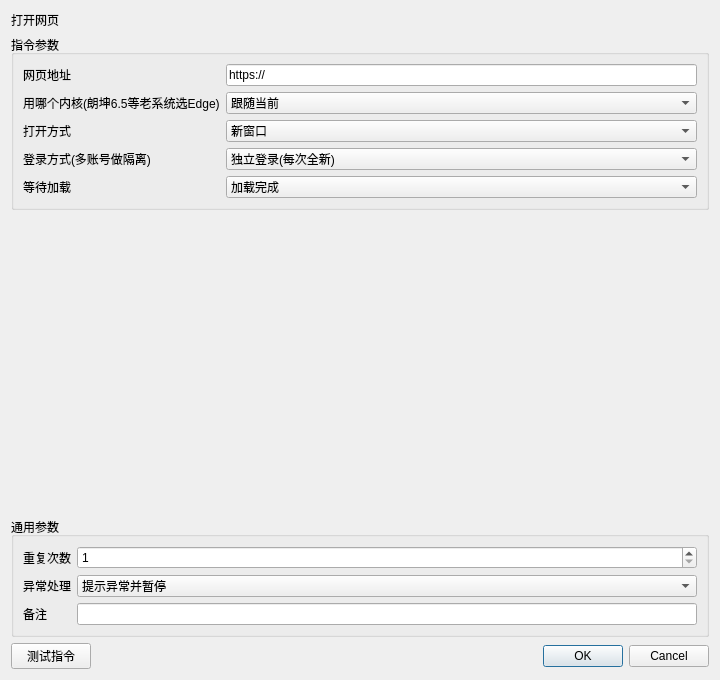
<?xml version="1.0" encoding="UTF-8"?><ui version="4.0"><class>InstructionEditor</class><widget class="QDialog" name="InstructionEditor"><property name="geometry"><rect><x>0</x><y>0</y><width>720</width><height>680</height></rect></property><layout class="QVBoxLayout" name="rootLayout"><item><widget class="QLabel" name="titleLabel"><property name="text"><string>打开网页</string></property></widget></item><item><widget class="QGroupBox" name="parameterGroupBox"><property name="title"><string>指令参数</string></property><layout class="QFormLayout" name="parameterFormLayout"><item row="0" column="0"><widget class="QLabel" name="label_0"><property name="text"><string>网页地址</string></property></widget></item><item row="0" column="1"><widget class="QLineEdit" name="parameter_0"><property name="text"><string>https://</string></property></widget></item><item row="1" column="0"><widget class="QLabel" name="label_1"><property name="text"><string>用哪个内核(朗坤6.5等老系统选Edge)</string></property></widget></item><item row="1" column="1"><widget class="QComboBox" name="parameter_1"><item><property name="text"><string>跟随当前</string></property></item><item><property name="text"><string>Chrome</string></property></item><item><property name="text"><string>Edge</string></property></item><property name="currentIndex"><number>0</number></property></widget></item><item row="2" column="0"><widget class="QLabel" name="label_2"><property name="text"><string>打开方式</string></property></widget></item><item row="2" column="1"><widget class="QComboBox" name="parameter_2"><item><property name="text"><string>新窗口</string></property></item><item><property name="text"><string>当前标签页</string></property></item><item><property name="text"><string>新标签页</string></property></item><property name="currentIndex"><number>0</number></property></widget></item><item row="3" column="0"><widget class="QLabel" name="label_3"><property name="text"><string>登录方式(多账号做隔离)</string></property></widget></item><item row="3" column="1"><widget class="QComboBox" name="parameter_3"><item><property name="text"><string>独立登录(每次全新)</string></property></item><item><property name="text"><string>独立登录(按账号位保存)</string></property></item><item><property name="text"><string>共用登录(沿用已有登录)</string></property></item><property name="currentIndex"><number>0</number></property></widget></item><item row="4" column="0"><widget class="QLabel" name="label_4"><property name="text"><string>等待加载</string></property></widget></item><item row="4" column="1"><widget class="QComboBox" name="parameter_4"><item><property name="text"><string>加载完成</string></property></item><item><property name="text"><string>立即返回</string></property></item><property name="currentIndex"><number>0</number></property></widget></item></layout></widget></item><item><spacer name="verticalSpacer"><property name="orientation"><enum>Qt::Vertical</enum></property><property name="sizeHint" stdset="0"><size><width>20</width><height>20</height></size></property></spacer></item>
<item><widget class="QGroupBox" name="commonGroupBox"><property name="title"><string>通用参数</string></property><layout class="QFormLayout" name="commonFormLayout">
<item row="0" column="0"><widget class="QLabel" name="repeatLabel"><property name="text"><string>重复次数</string></property></widget></item><item row="0" column="1"><widget class="QSpinBox" name="repeatSpinBox"><property name="minimum"><number>1</number></property><property name="maximum"><number>999999</number></property><property name="value"><number>1</number></property></widget></item>
<item row="1" column="0"><widget class="QLabel" name="errorPolicyLabel"><property name="text"><string>异常处理</string></property></widget></item><item row="1" column="1"><widget class="QComboBox" name="errorPolicyComboBox"><item><property name="text"><string>自动跳过</string></property></item><item><property name="text"><string>提示异常并暂停</string></property></item><item><property name="text"><string>提示异常并停止</string></property></item><property name="currentIndex"><number>1</number></property></widget></item>
<item row="2" column="0"><widget class="QLabel" name="noteLabel"><property name="text"><string>备注</string></property></widget></item><item row="2" column="1"><widget class="QLineEdit" name="noteEdit"/></item>
</layout></widget></item>
<item><layout class="QHBoxLayout" name="footerLayout"><item><widget class="QPushButton" name="testButton"><property name="text"><string>测试指令</string></property></widget></item><item><spacer name="footerSpacer"><property name="orientation"><enum>Qt::Horizontal</enum></property><property name="sizeHint" stdset="0"><size><width>40</width><height>20</height></size></property></spacer></item><item><widget class="QDialogButtonBox" name="buttonBox"><property name="standardButtons"><set>QDialogButtonBox::Cancel|QDialogButtonBox::Ok</set></property></widget></item></layout></item>
</layout></widget><resources/><connections/></ui>
